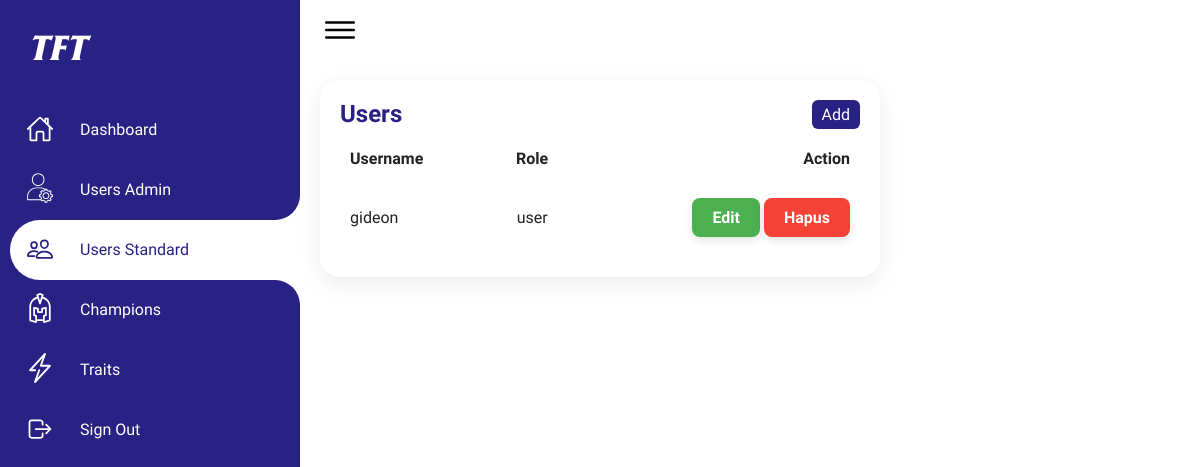
The page /dashboard/users/usersstandard.php on the database as committed earlier.
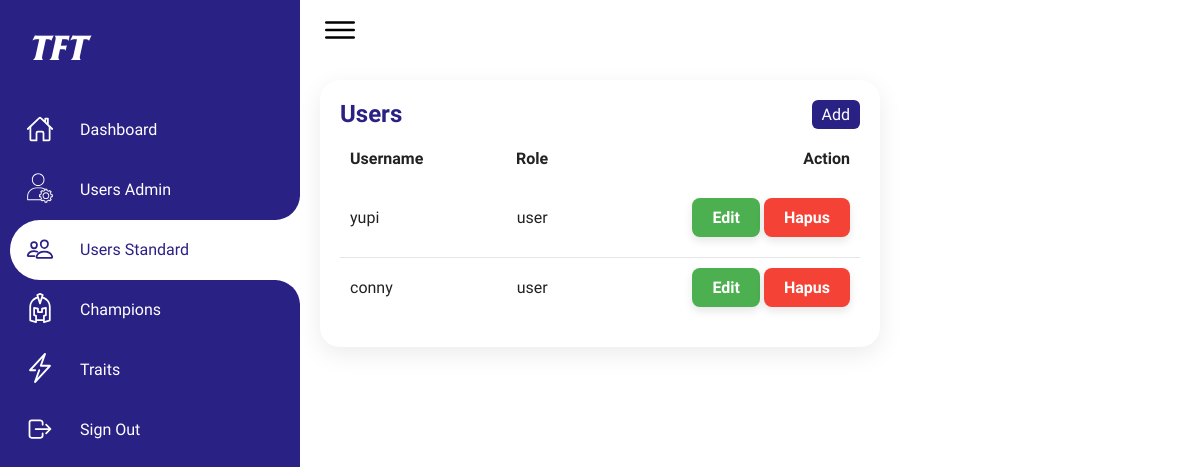
The same page on the database as committed later.
### tables this page shows
CREATE TABLE `users` (
  `id` int(11) NOT NULL,
  `username` varchar(20) NOT NULL,
  `password` varchar(200) NOT NULL,
  `role` varchar(10) NOT NULL
);

### dashboard/users/usersstandard.php (the view, shortened to what this page needs)
<!DOCTYPE html>
<html lang="en">
<head>
    <link rel="stylesheet" href="../../public/styles/users.css">
</head>
<body>
    <div class="container">
        <div class="navigation">
            <ul>
                <li>
                    <a href="#">
                        <span class="icon">
                            <span class="title">TFT</span>
                        </span>
                    </a>
                </li>
                <li>
                    <a href="../index.php">
                        <span class="icon">
                            <ion-icon name="home-outline"></ion-icon>
                        </span>
                        <span class="title">Dashboard</span>
                    </a>
                </li>
                <li>
                    <a href="usersadmin.php">
                        <span class="icon">
                        </span>
                        <span class="title">Users Admin</span>
                    </a>
                </li>
                <li class='active'>
                    <a href="usersstandard.php">
                        <span class="icon">
                            <ion-icon name="people-outline"></ion-icon>
                        </span>
                        <span class="title">Users Standard</span>
                    </a>
                </li>
                <li>
                    <a href="../champions/champions.php">
                        <span class="icon">
                        </span>
                        <span class="title">Champions</span>
                    </a>
                </li>
                <li>
                    <a href="../traits/traits.php">
                        <span class="icon">
                        </span>
                        <span class="title">Traits</span>
                    </a>
                </li>
                <li>
                    <a href="../logout.php">
                        <span class="icon">
                            <ion-icon name="log-out-outline"></ion-icon>
                        </span>
                        <span class="title">Sign Out</span>
                    </a>
                </li>
            </ul>
        </div>
        <div class="main">
            <div class="topbar">
                <div class="toggle">
                    <ion-icon name="menu-outline"></ion-icon>
                </div>
            </div>
            <div class="details">
                <div class="listUsers">
                    <div class="cardHeader">
                        <h2>Users</h2>
                        <a href="#" class="btn btn-add">Add</a>
                    </div>
                    <table>
                        <thead>
                            <tr>
                                <td>Username</td>
                                <td>Role</td>
                                <td>Action</td>
                            </tr>
                        </thead>
                        <tbody>
                            <?php
                            include "../../backend/main.php";
                            $data = mysqli_query($conn, "select * from users where role='user'");
                            if(mysqli_num_rows($data) > 0) {
                                while($d = mysqli_fetch_array($data)) {
                                    ?>
                                    <tr>
                                        <td><?php echo $d['username']; ?></td>
                                        <td><?php echo $d['role']; ?></td>
                                        <td class='action'>
                                            <a href="#" data-id="<?php echo $d['id']; ?>" data-username="<?php echo $d['username']; ?>" data-role="<?php echo $d['role']; ?>"  data-file="<?php echo 'usersstandard'; ?>" class="btn btn-edit">Edit</a>
                                            <a href="#" data-id="<?php echo $d['id']; ?>" data-file="<?php echo 'usersstandard'; ?>" class="btn btn-delete">Hapus</a>
                                        </td>
                                    </tr>
                                    <?php
                                }
                            } else {
                                ?>
                                    <tr class="no-data">
                                        <td colspan="3" style="text-align: center;">No data available</td>
                                    </tr>
                                    <?php
                            }
                            ?>
                        </tbody>
                    </table>
                </div>
            </div>
        </div>
    </div>
</body>
</html>

### public/styles/users.css (style rules this page uses)
* { font-family: "Ubuntu", sans-serif; margin: 0; padding: 0; box-sizing: border-box; }
:root { --blue: #2a2185; --white: #fff; --gray: #f5f5f5; --black1: #222; --black2: #999; }
body { min-height: 100vh; overflow-x: hidden; }
.container { position: relative; width: 100%; }
.navigation { position: fixed; width: 300px; height: 100%; background: var(--blue); border-left: 10px solid var(--blue); transition: 0.5s; overflow: hidden; }
.navigation ul { position: absolute; top: 0; left: 0; width: 100%; }
.navigation ul li { position: relative; width: 100%; list-style: none; border-top-left-radius: 30px; border-bottom-left-radius: 30px; }
.navigation ul li.active { background-color: var(--white); }
.navigation ul li:nth-child(1) { margin-bottom: 40px; pointer-events: none; }
.navigation ul li a { position: relative; display: block; width: 100%; display: flex; text-decoration: none; color: var(--white); }
.navigation ul li.active a { color: var(--blue); }
.navigation ul li a .icon { position: relative; display: block; min-width: 60px; height: 60px; line-height: 75px; text-align: center; }
.navigation ul li a .icon ion-icon { font-size: 1.75rem; }
.navigation ul li a .icon svg { width: 40px; height: 30px; text-align: center; fill: var(--white); }
.navigation ul li a .title { position: relative; display: block; padding: 0 10px; height: 60px; line-height: 60px; text-align: start; white-space: nowrap; }
.navigation ul li a .icon .title { font-family: 'frizQuadrataBoldItalic'; position: relative; display: block; text-align: start; white-space: nowrap; font-size: 35px; color: white; padding: 20px 20px; }
.navigation ul li.active a::before { content: ""; position: absolute; right: 0; top: -50px; width: 50px; height: 50px; background-color: transparent; border-radius: 50%; box-shadow: 35px 35px 0 10px var(--white); pointer-events: none; }
.navigation ul li.active a::after { content: ""; position: absolute; right: 0; bottom: -50px; width: 50px; height: 50px; background-color: transparent; border-radius: 50%; box-shadow: 35px -35px 0 10px var(--white); pointer-events: none; }
.main { position: absolute; width: calc(100% - 300px); left: 300px; min-height: 100vh; background: var(--white); transition: 0.5s; }
.topbar { width: 100%; height: 60px; display: flex; justify-content: space-between; align-items: center; padding: 0 10px; }
.toggle { position: relative; width: 60px; height: 60px; display: flex; justify-content: center; align-items: center; font-size: 2.5rem; cursor: pointer; }
.details { position: relative; width: 600px; padding: 20px; display: grid; grid-gap: 30px; }
.details .listUsers { position: relative; display: grid; min-height: 100px; background: var(--white); padding: 20px; box-shadow: 0 7px 25px rgba(0, 0, 0, 0.08); border-radius: 20px; }
.details .cardHeader { display: flex; justify-content: space-between; align-items: flex-start; }
.cardHeader h2 { font-weight: 600; color: var(--blue); }
.cardHeader .btn { position: relative; padding: 5px 10px; background: var(--blue); text-decoration: none; color: var(--white); border-radius: 6px; }
.details table { width: 100%; border-collapse: collapse; margin-top: 10px; }
.details table thead td { font-weight: 600; }
.details .listUsers table tr { color: var(--black1); border-bottom: 1px solid rgba(0, 0, 0, 0.1); }
.details .listUsers table tr:last-child { border-bottom: none; }
.details .listUsers table tr td { padding: 10px; padding-bottom: 20px; }
.details .listUsers table tr td:last-child { text-align: center; }
.details .listUsers table tr td:nth-child(2) { text-align: center; }
.details .listUsers table tr td:nth-child(3) { text-align: right; }
.action .btn, .modal-content .btn { display: inline-block; padding: 10px 20px; text-decoration: none; color: white; font-weight: bold; border-radius: 8px; transition: background-color 0.3s ease, transform 0.3s ease; box-shadow: 0 4px 8px rgba(0, 0, 0, 0.1); cursor: pointer; }
.action .btn-edit { background-color: #4CAF50; }
.action .btn-delete, .modal-content .btn-delete { background-color: #f44336; }

Rows that differ between the two databases and show on the page:
removed users: username "gideon", role "user"
added users: username "yupi", role "user"
added users: username "conny", role "user"
